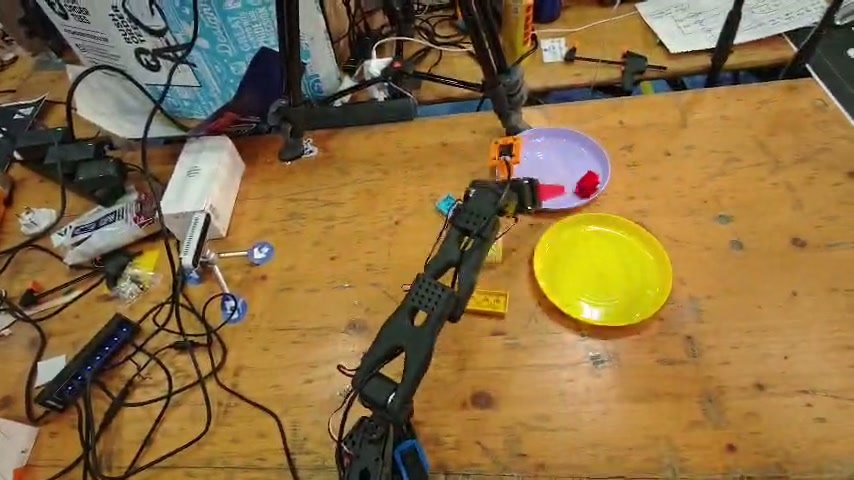
#> input picture media/arm_overhead.jpg, 854 x 480 px
$ python -i inspect_detect.py   (imports and definitions only)
#> lines starting #> are read from the running program, lines starting #| are printed output that depends on the picture; after the words box and inside, x2 and y2 are one past the last pixel; in counts of white or black regions, pixels touching at a corner belong together
#> further down, picture is the input picture: shape (480, 854, 3); mean B, G, R 66, 110.5, 138.9
"""Detect when a held Duplo brick is fully in view of the inspection camera.

The same detector splits recorded demos (pick → place) and pauses the policy at deployment, so the
training split and the runtime pause happen at the same moment.

Method: Duplo bricks are strongly saturated colours, and the gripper, table and background mostly are
not. Inside a region of interest (ROI) we keep the high-saturation pixels, clean the mask up, and take
the largest blob. "In view" means all of the following:
* the blob is large enough to be the held brick, not one lying further away;
* the blob is not touching the ROI edges, so the brick is fully in frame;
* the blob has stayed put for `stable_frames` frames.

Limitations: white or grey bricks are not saturated. Use coloured bricks, or extend this with
background differencing.
"""

from dataclasses import asdict, dataclass

import cv2
import numpy as np


@dataclass
class DetectorConfig:
    roi: tuple[float, float, float, float] = (0.1, 0.1, 0.9, 0.9)  # x0, y0, x1, y1 as fractions of the image
    min_sat: int = 100  # HSV saturation threshold (0-255)
    min_val: int = 50  # HSV value threshold: ignore very dark pixels
    min_area: float = 0.03  # blob area as a fraction of the ROI: smaller = too far away
    max_area: float = 0.7  # bigger = probably lighting or the background, not a brick
    edge_margin: int = 3  # pixels (after downscaling): a blob this close to the ROI edge is cut off
    stable_frames: int = 5  # consecutive frames the blob must stay put
    max_jitter: float = 0.04  # max centroid movement between frames, as a fraction of the ROI diagonal
    downscale: int = 2  # process at 1/downscale resolution for speed

    @staticmethod
    def parse_roi(text: str) -> tuple[float, float, float, float]:
        vals = tuple(float(v) for v in text.split(","))
        if len(vals) != 4 or not (0 <= vals[0] < vals[2] <= 1 and 0 <= vals[1] < vals[3] <= 1):
            raise ValueError("roi must be x0,y0,x1,y1 fractions with x0<x1, y0<y1")
        return vals  # type: ignore[return-value]


@dataclass
class Detection:
    in_view: bool  # stable, fully-framed brick
    candidate: bool  # a brick-sized blob fully inside the ROI this frame (not yet stable)
    reason: str
    area: float = 0.0  # blob area / ROI area
    bbox: tuple[int, int, int, int] | None = None  # x0, y0, x1, y1 in full-image pixels
    stable: int = 0

    def as_dict(self) -> dict:
        d = asdict(self)
        d["area"] = round(self.area, 4)
        return d


class BrickInViewDetector:
    def __init__(self, cfg: DetectorConfig | None = None):
        self.cfg = cfg or DetectorConfig()
        self._stable = 0
        self._last_centroid: np.ndarray | None = None
        self.last: Detection = Detection(False, False, "no frame yet")
        self.last_mask: np.ndarray | None = None

    def reset(self) -> None:
        self._stable = 0
        self._last_centroid = None

    def _roi_px(self, h: int, w: int) -> tuple[int, int, int, int]:
        x0, y0, x1, y1 = self.cfg.roi
        return int(x0 * w), int(y0 * h), int(x1 * w), int(y1 * h)

    def update(self, bgr: np.ndarray) -> Detection:
        c = self.cfg
        small = bgr[:: c.downscale, :: c.downscale] if c.downscale > 1 else bgr
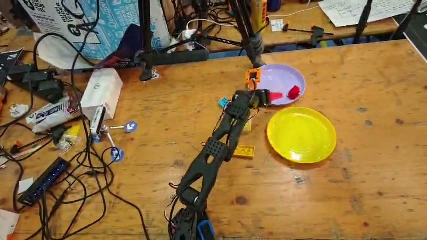
#> small: shape (240, 427, 3); mean B, G, R 66.1, 110.5, 138.9
        h, w = small.shape[:2]
#> h = 240; w = 427
        rx0, ry0, rx1, ry1 = self._roi_px(h, w)
#> rx0 = 42; ry0 = 24; rx1 = 384; ry1 = 216
        roi = small[ry0:ry1, rx0:rx1]
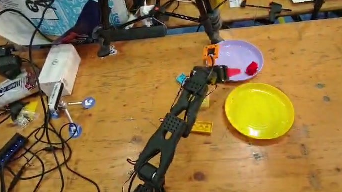
#> roi: shape (192, 342, 3); mean B, G, R 65.9, 115, 145.3
        hsv = cv2.cvtColor(roi, cv2.COLOR_BGR2HSV)
#> hsv: shape (192, 342, 3); mean H, S, V 31.8, 141.5, 148.6
        mask = ((hsv[..., 1] >= c.min_sat) & (hsv[..., 2] >= c.min_val)).astype(np.uint8)
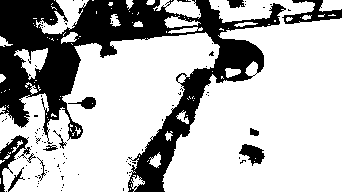
#> mask: shape (192, 342); values 0 (black) and 1 (white), 71.4% white; 94 black regions (81 under 20 px), largest, box (x1, y1, x2, y2) and area: (0, 0, 286, 192) 16573, (282, 0, 342, 24) 574, (0, 135, 31, 192) 525
        k = np.ones((3, 3), np.uint8)
        mask = cv2.morphologyEx(mask, cv2.MORPH_OPEN, k)
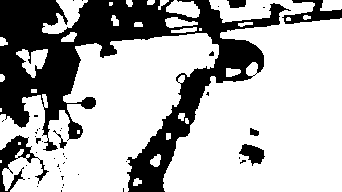
#> mask: shape (192, 342); values 0 (black) and 1 (white), 69.6% white; 44 black regions (36 under 20 px), largest, box (x1, y1, x2, y2) and area: (0, 0, 291, 192) 17790, (0, 135, 49, 192) 862, (282, 0, 342, 24) 620
        mask = cv2.morphologyEx(mask, cv2.MORPH_CLOSE, k, iterations=2)
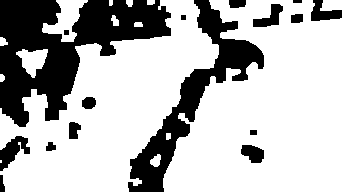
#> mask: shape (192, 342); values 0 (black) and 1 (white), 72% white; 16 black regions, largest, box (x1, y1, x2, y2) and area: (0, 0, 171, 127) 10373, (128, 0, 264, 192) 5705, (0, 136, 30, 171) 514
        self.last_mask = mask
        n, labels, stats, cents = cv2.connectedComponentsWithStats(mask, connectivity=8)
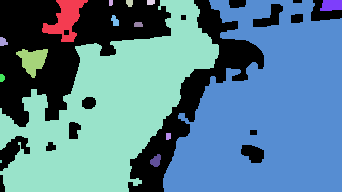
#> labels: shape (192, 342) int32; 16 distinct labels, from 0 to 15; one colour per label, 0 black
#> n = 16; stats = 16 rows, first 6: [0, 0, 342, 192, 18385], [42, 0, 46, 42, 916], [109, 0, 4, 6, 23], [126, 0, 7, 7, 42], [147, 0, 8, 5, 38], [0, 0, 219, 192, 20551]; cents = 16 rows, first 8: [117.7, 66.94], [65.32, 19.01], [110.4, 2.39], [129.2, 2.62], [150.3, 1.89], [107.9, 109.8], [268.6, 109.8], [331.1, 4.93]
        if n <= 1:
            return self._miss("no coloured blob in the ROI")
        i = 1 + int(np.argmax(stats[1:, cv2.CC_STAT_AREA]))
#> i = 6
        x, y, bw, bh, area = stats[i]
#> x = 163; y = 0; bw = 179; bh = 192; area = 24637
        roi_area = float(roi.shape[0] * roi.shape[1])
#> roi_area = 65664
        frac = area / roi_area
#> frac = 0.375
        bbox = (int((x + rx0) * c.downscale), int((y + ry0) * c.downscale),
                int((x + bw + rx0) * c.downscale), int((y + bh + ry0) * c.downscale))
#> bbox = (410, 48, 768, 432)
        if frac < c.min_area:
            return self._miss("blob too small (brick too far or not there)", frac, bbox)
        if frac > c.max_area:
            return self._miss("blob too large (lighting/background?)", frac, bbox)
        m = c.edge_margin
        if x <= m or y <= m or x + bw >= roi.shape[1] - m or y + bh >= roi.shape[0] - m:
            return self._miss("brick cut off by the ROI edge", frac, bbox)
        centroid = cents[i] / np.hypot(*roi.shape[:2])
        if self._last_centroid is not None and np.linalg.norm(centroid - self._last_centroid) > c.max_jitter:
            self._stable = 0  # still moving
        self._last_centroid = centroid
        self._stable += 1
        stable = self._stable >= c.stable_frames
        self.last = Detection(stable, True, "in view" if stable else "settling", frac, bbox, self._stable)
        return self.last

    def _miss(self, reason: str, area: float = 0.0, bbox=None) -> Detection:
        self.reset()
        self.last = Detection(False, False, reason, area, bbox, 0)
        return self.last

    def debug_image(self, bgr: np.ndarray) -> np.ndarray:
        """`bgr` with the ROI, the colour mask tinted in, and the blob box (green = in view, amber = not yet)."""
        c, out = self.cfg, bgr.copy()
        h, w = out.shape[:2]
        x0, y0, x1, y1 = self._roi_px(h, w)
        if self.last_mask is not None:
            mask = cv2.resize(self.last_mask, (x1 - x0, y1 - y0), interpolation=cv2.INTER_NEAREST).astype(bool)
            region = out[y0:y1, x0:x1]
            region[mask] = (0.5 * region[mask] + 0.5 * np.array([255, 0, 255])).astype(np.uint8)
        cv2.rectangle(out, (x0, y0), (x1 - 1, y1 - 1), (255, 255, 255), 1)
        d = self.last
        if d.bbox:
            colour = (0, 220, 0) if d.in_view else ((0, 190, 255) if d.candidate else (0, 0, 255))
            cv2.rectangle(out, d.bbox[:2], d.bbox[2:], colour, 2)
        label = f"{d.reason}  area {d.area:.3f}  stable {d.stable}/{c.stable_frames}"
        cv2.putText(out, label, (8, 22), cv2.FONT_HERSHEY_SIMPLEX, 0.55, (0, 0, 0), 3)
        cv2.putText(out, label, (8, 22), cv2.FONT_HERSHEY_SIMPLEX, 0.55, (255, 255, 255), 1)
        return out

>>> import cv2
>>> picture = cv2.imread('../media/arm_overhead.jpg')
>>> result = BrickInViewDetector().update(picture)

$ run again, on media/brick_marked_2.jpg
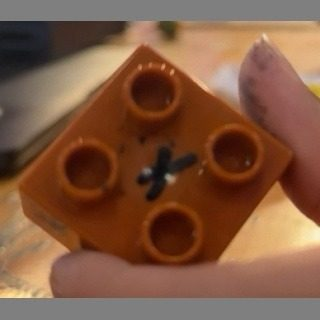
#> input picture media/brick_marked_2.jpg, 320 x 320 px
#> picture is the input picture: shape (320, 320, 3); mean B, G, R 65.1, 88.6, 128.7
#> in update, `roi = small[ry0:ry1, rx0:rx1]`:
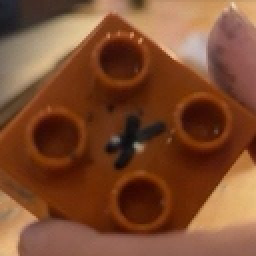
#> roi: shape (128, 128, 3) (shown 2 times larger); mean B, G, R 47.8, 76, 125.7
#> hsv: shape (128, 128, 3); mean H, S, V 12.3, 171.2, 125.8
#> in update, `mask = cv2.morphologyEx(mask, cv2.MORPH_CLOSE, k, iterations=2)`:
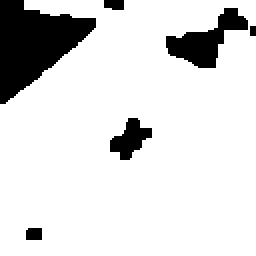
#> mask: shape (128, 128) (shown 2 times larger); values 0 (black) and 1 (white), 86.2% white; 6 black regions (1 under 20 px), largest, box (x1, y1, x2, y2) and area: (0, 0, 48, 52) 1384, (83, 4, 124, 34) 528, (55, 59, 76, 80) 238, (13, 114, 21, 120) 47, (52, 0, 62, 5) 46
#> n = 2; stats = [[0, 0, 128, 120, 2258], [0, 0, 128, 128, 14126]]; cents = [[43.22, 27.68], [66.74, 69.23]]
#> i = 1
#> x = 0; bw = 128; area = 14126
#> frac = 0.862
#> bbox = (32, 32, 288, 288)
